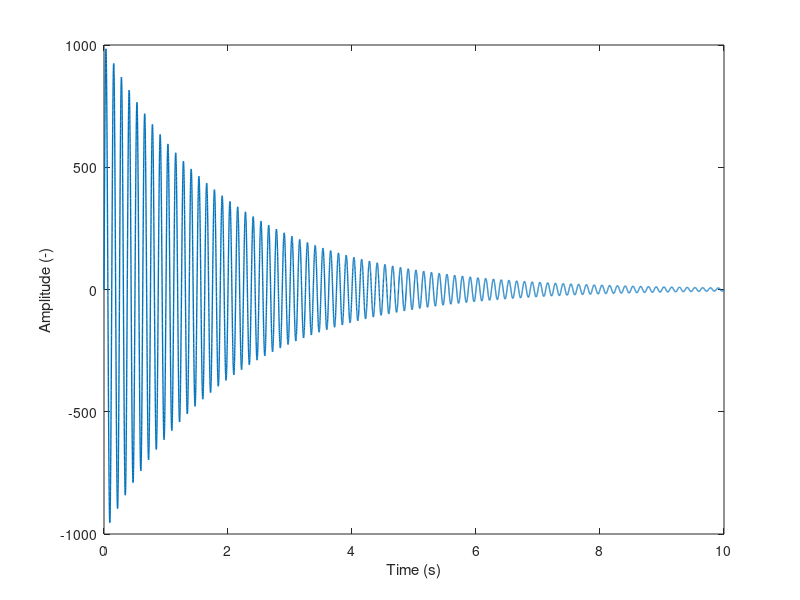
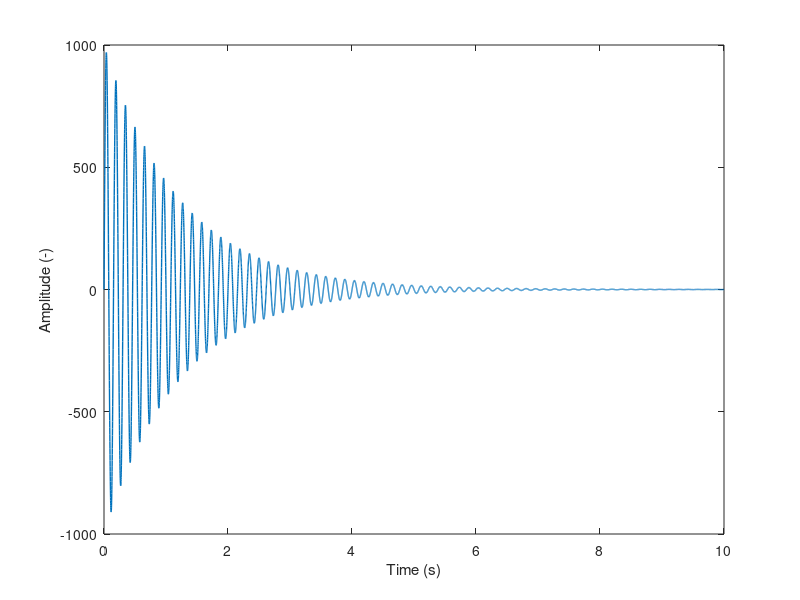

These figures' MATLAB source, in order: (Note: this script raises an error after producing the figures.)
%% Test file for moving block approach using prescribed signal

% Cristina Riso
% criso@gatech.edu

clearvars 
close all
clc

% add paths from previous folder
addpath('..\00_Utilities');


%% Problem parameters (from Bousman and Winkler, 1981) 

% amplitude
A = 1000.0; 

% undamped frequency (Hz and rad/s)
f_1 = 8.0; omega_1 = f_1*2.0*pi;
f_2 = 6.5; omega_2 = f_2*2.0*pi;

% undamped period (s)
T_1 = 1.0/f_1;
T_2 = 1.0/f_2;

% viscous damping factor
zeta_1 = 0.01; 
zeta_2 = 0.02;

% damped frequency (Hz and rad/s)
omega_d_1 = omega_1*sqrt(1.0-zeta_1^2);
omega_d_2 = omega_2*sqrt(1.0-zeta_2^2);

% damped period (s)
T_d_1 = 2.0*pi/omega_d_1;
T_d_2 = 2.0*pi/omega_d_2;

% time discretization (s)
t_i = 0.0; t_f = 10.0; dt = 0.001; t = t_i:dt:t_f;


%% Compute signal 

% frequency component 1
x_1 = A*exp(-zeta_1*omega_1.*t).*sin(omega_d_1*t);

% frequency component 2
x_2 = A*exp(-zeta_2*omega_2.*t).*sin(omega_d_2*t);

% plot frequency component 1
figure(1); plot(t,x_1,'LineWidth',1);
xlabel('Time (s)'); ylabel('Amplitude (-)');
axis([t_i t_f -A A]); hold all;

% plot frequency component 2
figure(2); plot(t,x_2,'LineWidth',1);
xlabel('Time (s)'); ylabel('Amplitude (-)');
axis([t_i t_f -A A]); hold all;


%% Define moving block parameters

% minimum peak
peak_min = A/100;

% peaks from start and end
peak_from_start = 1; peak_from_end = 0;

% block size (must be a multiple of 2)
block_size = 2^9;

% size ratio bounds
size_ratio_lb = 0.25;
size_ratio_ub = 0.50;

% signal selection
signal_index = 2;


%% Apply moving blocks method to signal manually

% select signal
switch signal_index
    case 1
        x = x_1; T_d = T_d_1; T = T_1; omega_d = omega_d_1; omega = omega_1; zeta = zeta_1;
    case 2
        x = x_2; T_d = T_d_2; T = T_2; omega_d = omega_d_2; omega = omega_2; zeta = zeta_2;
end

% compute reference damping
lambda = -zeta*omega;

% find peaks 
[~,locs] = findpeaks(x,'MinPeakHeight',peak_min); 

% cut signal 
t_test = t(locs(peak_from_start):locs(end-peak_from_end));
x_test = x(locs(peak_from_start):locs(end-peak_from_end));

% plot cut signal
figure(signal_index); plot(t_test,x_test,'--','LineWidth',1);

% sample size
sample_size = length(t_test);

% block to sample size ratio
size_ratio = block_size/sample_size;

% adjust block size if too small
while (size_ratio < size_ratio_lb)

    block_size = block_size*2;
    size_ratio = block_size/sample_size;

end

% adjust block size if too large
while (size_ratio > size_ratio_ub)

    block_size = block_size/2;
    size_ratio = block_size/sample_size;

end

% number of blocks 
n_blocks = sample_size-block_size+1;

% allocate moving block function
lnXbar = zeros(1,n_blocks); 

% loop the blocks
for i = 1:n_blocks

    % isolate signal in current block
    x_i = x_test(i:i+block_size-1);

    % compute FFT
    X_i = fft(x_i);
    
    % compute magnitude of FFT
    Xbar_i = abs(X_i/block_size);
    
    % convert to single-sided magnitude spectrum
    Xbar_i = Xbar_i(1:block_size/2+1);
    Xbar_i(2:end-1) = 2.0*Xbar_i(2:end-1);    

    % store natural logarithm of moving block function
    lnXbar(i) = log(max(Xbar_i));

end

% time interval
tau = t_test(1:n_blocks);

% linearly fit moving block function 
coeff = polyfit(tau,lnXbar,1);

% plot moving block function
figure(11); hold all;
plot(tau,lnXbar,'LineWidth',1);
plot(tau,polyval(coeff,tau),'--','Linewidth',1);
xlabel('Block start time (s)'); ylabel('Log of moving block function (-)');

% obtain damping
lambda_approx = coeff(1);


%% Verification of manually computed values 

% verification of damping
err_lambda = (lambda_approx-lambda)/lambda*100;


%% Apply moving block method to signal using functions

% compute recovery rates using matrix pencil method
[~, ~, lambda_approx_1, ~] = compute_damping_mov_block(t_test,x_test,block_size,size_ratio_lb,size_ratio_ub);

% verification of recovery rate 
err_lambda_1 = (lambda_approx_1-lambda)/lambda*100;


%% Store results in table

% error table
error_table = [lambda 0.0; lambda_approx err_lambda; lambda_approx_1 err_lambda_1];
